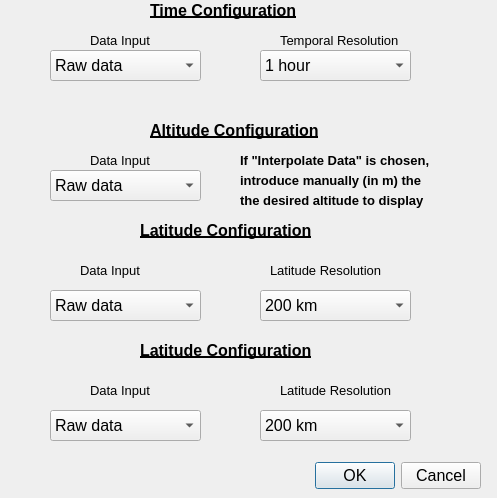
<?xml version="1.0" encoding="UTF-8"?>
<ui version="4.0">
 <class>Dialog</class>
 <widget class="QDialog" name="Dialog">
  <property name="geometry">
   <rect>
    <x>0</x>
    <y>0</y>
    <width>497</width>
    <height>498</height>
   </rect>
  </property>
  <property name="windowTitle">
   <string>Dialog</string>
  </property>
  <property name="locale">
   <locale language="English" country="Europe"/>
  </property>
  <widget class="QComboBox" name="Combo_Time_Mode">
   <property name="geometry">
    <rect>
     <x>50</x>
     <y>50</y>
     <width>151</width>
     <height>31</height>
    </rect>
   </property>
   <property name="font">
    <font>
     <pointsize>12</pointsize>
    </font>
   </property>
   <item>
    <property name="text">
     <string>Raw data</string>
    </property>
   </item>
   <item>
    <property name="text">
     <string>Interpolate data</string>
    </property>
   </item>
  </widget>
  <widget class="QLabel" name="Label_Hora_Interp">
   <property name="geometry">
    <rect>
     <x>150</x>
     <y>0</y>
     <width>201</width>
     <height>20</height>
    </rect>
   </property>
   <property name="font">
    <font>
     <pointsize>12</pointsize>
     <weight>75</weight>
     <bold>true</bold>
     <underline>true</underline>
    </font>
   </property>
   <property name="text">
    <string>Time Configuration</string>
   </property>
  </widget>
  <widget class="QComboBox" name="Combo_Time_Resolution">
   <property name="geometry">
    <rect>
     <x>260</x>
     <y>50</y>
     <width>151</width>
     <height>31</height>
    </rect>
   </property>
   <property name="font">
    <font>
     <pointsize>12</pointsize>
    </font>
   </property>
   <item>
    <property name="text">
     <string>1 hour</string>
    </property>
   </item>
   <item>
    <property name="text">
     <string>30 min</string>
    </property>
   </item>
   <item>
    <property name="text">
     <string>15 min</string>
    </property>
   </item>
  </widget>
  <widget class="QLabel" name="Label_Hora_Interp_2">
   <property name="geometry">
    <rect>
     <x>90</x>
     <y>30</y>
     <width>91</width>
     <height>20</height>
    </rect>
   </property>
   <property name="font">
    <font>
     <pointsize>10</pointsize>
     <weight>50</weight>
     <bold>false</bold>
     <underline>false</underline>
    </font>
   </property>
   <property name="text">
    <string>Data Input</string>
   </property>
  </widget>
  <widget class="QLabel" name="Label_Hora_Interp_3">
   <property name="geometry">
    <rect>
     <x>280</x>
     <y>30</y>
     <width>161</width>
     <height>20</height>
    </rect>
   </property>
   <property name="font">
    <font>
     <pointsize>10</pointsize>
     <weight>50</weight>
     <bold>false</bold>
     <underline>false</underline>
    </font>
   </property>
   <property name="text">
    <string>Temporal Resolution</string>
   </property>
  </widget>
  <widget class="QDialogButtonBox" name="buttonBox">
   <property name="geometry">
    <rect>
     <x>310</x>
     <y>460</y>
     <width>171</width>
     <height>31</height>
    </rect>
   </property>
   <property name="font">
    <font>
     <pointsize>12</pointsize>
    </font>
   </property>
   <property name="locale">
    <locale language="English" country="UnitedStates"/>
   </property>
   <property name="standardButtons">
    <set>QDialogButtonBox::Cancel|QDialogButtonBox::Ok</set>
   </property>
  </widget>
  <widget class="QLabel" name="Label_Altitud_Interp">
   <property name="geometry">
    <rect>
     <x>150</x>
     <y>120</y>
     <width>201</width>
     <height>20</height>
    </rect>
   </property>
   <property name="font">
    <font>
     <pointsize>12</pointsize>
     <weight>75</weight>
     <bold>true</bold>
     <underline>true</underline>
    </font>
   </property>
   <property name="text">
    <string>Altitude Configuration</string>
   </property>
  </widget>
  <widget class="QLabel" name="Label_Altitud_Interp_2">
   <property name="geometry">
    <rect>
     <x>90</x>
     <y>150</y>
     <width>91</width>
     <height>20</height>
    </rect>
   </property>
   <property name="font">
    <font>
     <pointsize>10</pointsize>
     <weight>50</weight>
     <bold>false</bold>
     <underline>false</underline>
    </font>
   </property>
   <property name="text">
    <string>Data Input</string>
   </property>
  </widget>
  <widget class="QComboBox" name="Combo_Altitude_Mode">
   <property name="geometry">
    <rect>
     <x>50</x>
     <y>170</y>
     <width>151</width>
     <height>31</height>
    </rect>
   </property>
   <property name="font">
    <font>
     <pointsize>12</pointsize>
    </font>
   </property>
   <item>
    <property name="text">
     <string>Raw data</string>
    </property>
   </item>
   <item>
    <property name="text">
     <string>Interpolate data</string>
    </property>
   </item>
  </widget>
  <widget class="QLabel" name="Label_Longitud_Interp">
   <property name="geometry">
    <rect>
     <x>140</x>
     <y>220</y>
     <width>201</width>
     <height>20</height>
    </rect>
   </property>
   <property name="font">
    <font>
     <pointsize>12</pointsize>
     <weight>75</weight>
     <bold>true</bold>
     <underline>true</underline>
    </font>
   </property>
   <property name="text">
    <string>Latitude Configuration</string>
   </property>
  </widget>
  <widget class="QLabel" name="Label_Altitud_Interp_4">
   <property name="geometry">
    <rect>
     <x>270</x>
     <y>260</y>
     <width>161</width>
     <height>20</height>
    </rect>
   </property>
   <property name="font">
    <font>
     <pointsize>10</pointsize>
     <weight>50</weight>
     <bold>false</bold>
     <underline>false</underline>
    </font>
   </property>
   <property name="text">
    <string>Latitude Resolution</string>
   </property>
  </widget>
  <widget class="QLabel" name="Label_Altitud_Interp_5">
   <property name="geometry">
    <rect>
     <x>80</x>
     <y>260</y>
     <width>91</width>
     <height>20</height>
    </rect>
   </property>
   <property name="font">
    <font>
     <pointsize>10</pointsize>
     <weight>50</weight>
     <bold>false</bold>
     <underline>false</underline>
    </font>
   </property>
   <property name="text">
    <string>Data Input</string>
   </property>
  </widget>
  <widget class="QComboBox" name="Combo_Latitude_Mode">
   <property name="geometry">
    <rect>
     <x>50</x>
     <y>290</y>
     <width>151</width>
     <height>31</height>
    </rect>
   </property>
   <property name="font">
    <font>
     <pointsize>12</pointsize>
    </font>
   </property>
   <item>
    <property name="text">
     <string>Raw data</string>
    </property>
   </item>
   <item>
    <property name="text">
     <string>Interpolate data</string>
    </property>
   </item>
  </widget>
  <widget class="QComboBox" name="Combo_Latitude_Resolution">
   <property name="geometry">
    <rect>
     <x>260</x>
     <y>290</y>
     <width>151</width>
     <height>31</height>
    </rect>
   </property>
   <property name="font">
    <font>
     <pointsize>12</pointsize>
    </font>
   </property>
   <item>
    <property name="text">
     <string>200 km</string>
    </property>
   </item>
   <item>
    <property name="text">
     <string>100 km</string>
    </property>
   </item>
   <item>
    <property name="text">
     <string>50 km</string>
    </property>
   </item>
   <item>
    <property name="text">
     <string>25 km</string>
    </property>
   </item>
   <item>
    <property name="text">
     <string>10 km</string>
    </property>
   </item>
  </widget>
  <widget class="QLabel" name="Label_Longitud_Interp_2">
   <property name="geometry">
    <rect>
     <x>140</x>
     <y>340</y>
     <width>201</width>
     <height>20</height>
    </rect>
   </property>
   <property name="font">
    <font>
     <pointsize>12</pointsize>
     <weight>75</weight>
     <bold>true</bold>
     <underline>true</underline>
    </font>
   </property>
   <property name="text">
    <string>Latitude Configuration</string>
   </property>
  </widget>
  <widget class="QLabel" name="Label_Altitud_Interp_6">
   <property name="geometry">
    <rect>
     <x>280</x>
     <y>380</y>
     <width>161</width>
     <height>20</height>
    </rect>
   </property>
   <property name="font">
    <font>
     <pointsize>10</pointsize>
     <weight>50</weight>
     <bold>false</bold>
     <underline>false</underline>
    </font>
   </property>
   <property name="text">
    <string>Latitude Resolution</string>
   </property>
  </widget>
  <widget class="QLabel" name="Label_Altitud_Interp_7">
   <property name="geometry">
    <rect>
     <x>90</x>
     <y>380</y>
     <width>91</width>
     <height>20</height>
    </rect>
   </property>
   <property name="font">
    <font>
     <pointsize>10</pointsize>
     <weight>50</weight>
     <bold>false</bold>
     <underline>false</underline>
    </font>
   </property>
   <property name="text">
    <string>Data Input</string>
   </property>
  </widget>
  <widget class="QComboBox" name="Combo_Longitude_Mode">
   <property name="geometry">
    <rect>
     <x>50</x>
     <y>410</y>
     <width>151</width>
     <height>31</height>
    </rect>
   </property>
   <property name="font">
    <font>
     <pointsize>12</pointsize>
    </font>
   </property>
   <item>
    <property name="text">
     <string>Raw data</string>
    </property>
   </item>
   <item>
    <property name="text">
     <string>Interpolate data</string>
    </property>
   </item>
  </widget>
  <widget class="QLabel" name="Label_Hora_Interp_4">
   <property name="geometry">
    <rect>
     <x>240</x>
     <y>140</y>
     <width>201</width>
     <height>41</height>
    </rect>
   </property>
   <property name="font">
    <font>
     <pointsize>10</pointsize>
     <weight>75</weight>
     <bold>true</bold>
     <underline>false</underline>
    </font>
   </property>
   <property name="text">
    <string>If &quot;Interpolate Data&quot; is chosen,</string>
   </property>
  </widget>
  <widget class="QLabel" name="Label_Hora_Interp_5">
   <property name="geometry">
    <rect>
     <x>240</x>
     <y>160</y>
     <width>211</width>
     <height>41</height>
    </rect>
   </property>
   <property name="font">
    <font>
     <pointsize>10</pointsize>
     <weight>75</weight>
     <bold>true</bold>
     <underline>false</underline>
    </font>
   </property>
   <property name="text">
    <string>introduce manually (in m) the</string>
   </property>
  </widget>
  <widget class="QLabel" name="Label_Hora_Interp_6">
   <property name="geometry">
    <rect>
     <x>240</x>
     <y>180</y>
     <width>201</width>
     <height>41</height>
    </rect>
   </property>
   <property name="font">
    <font>
     <pointsize>10</pointsize>
     <weight>75</weight>
     <bold>true</bold>
     <underline>false</underline>
    </font>
   </property>
   <property name="text">
    <string>the desired altitude to display</string>
   </property>
  </widget>
  <widget class="QComboBox" name="Combo_Longitude_Resolution">
   <property name="geometry">
    <rect>
     <x>260</x>
     <y>410</y>
     <width>151</width>
     <height>31</height>
    </rect>
   </property>
   <property name="font">
    <font>
     <pointsize>12</pointsize>
    </font>
   </property>
   <item>
    <property name="text">
     <string>200 km</string>
    </property>
   </item>
   <item>
    <property name="text">
     <string>100 km</string>
    </property>
   </item>
   <item>
    <property name="text">
     <string>50 km</string>
    </property>
   </item>
   <item>
    <property name="text">
     <string>25 km</string>
    </property>
   </item>
   <item>
    <property name="text">
     <string>10 km</string>
    </property>
   </item>
  </widget>
 </widget>
 <resources/>
 <connections/>
</ui>
